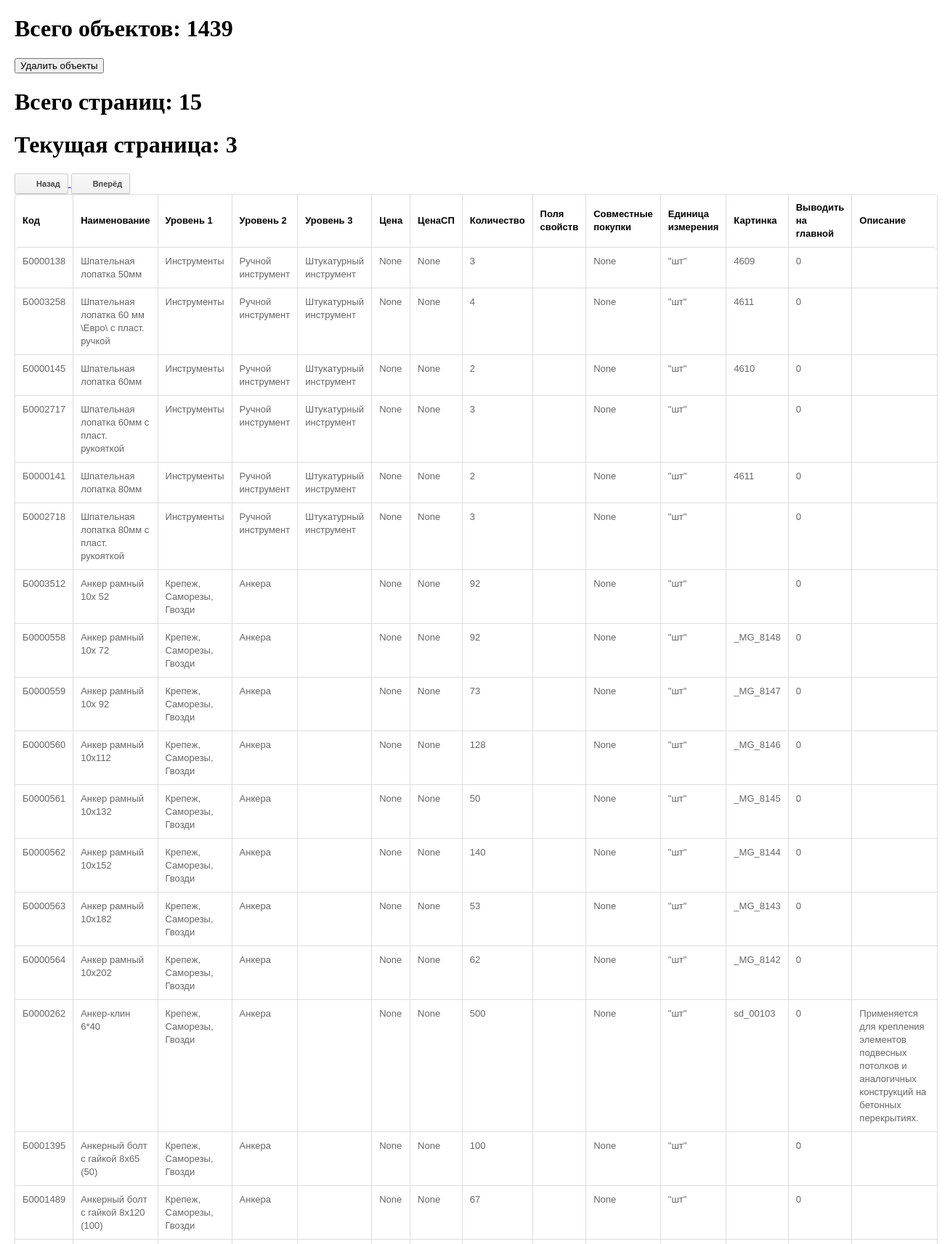
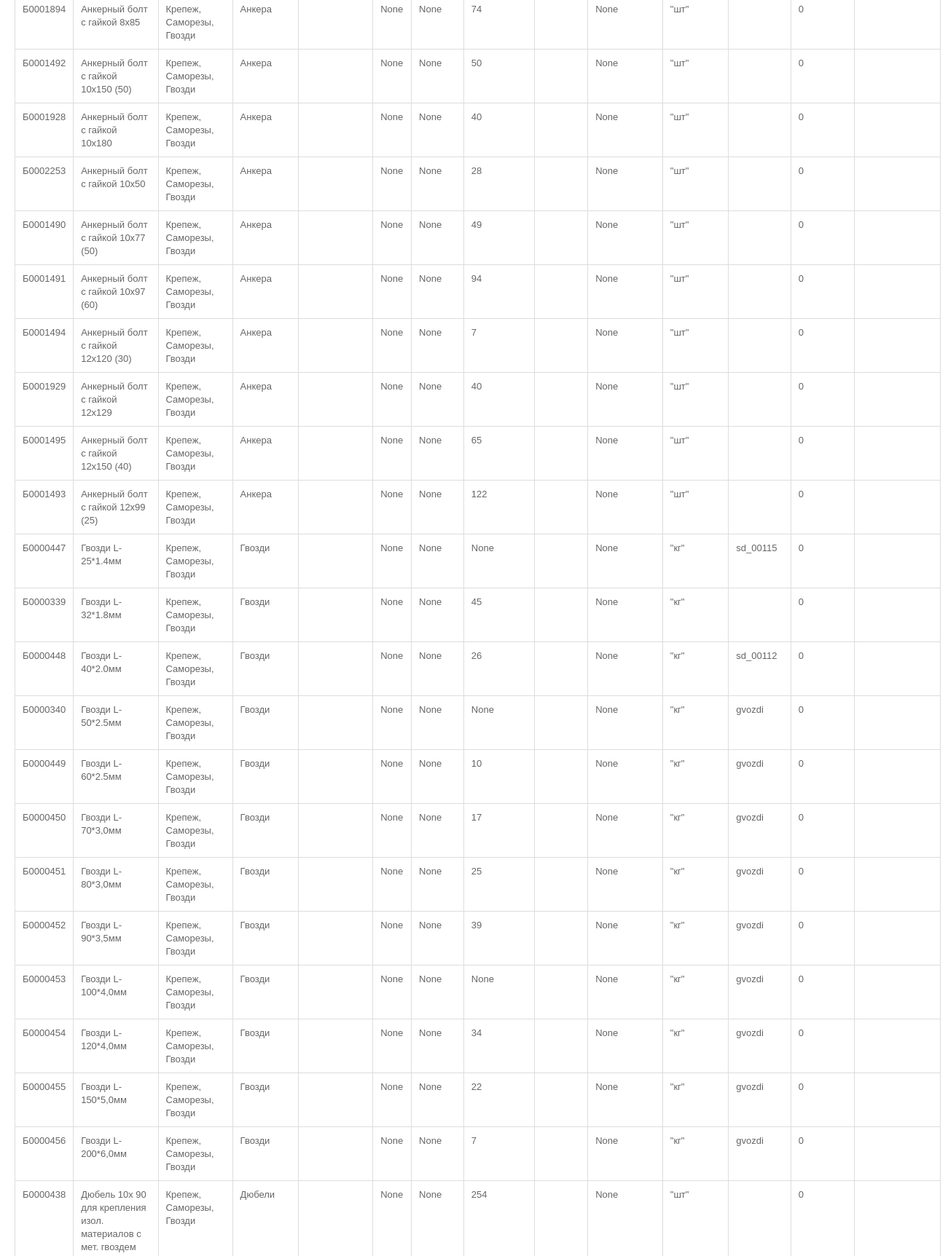
/api/objects/?page=3 (upper part), run on the app's committed database (2 pictures, top to bottom).
### service_app/models.py (models this page shows, shortened)
class CSVObject(models.Model):
    code = models.CharField(max_length=15, verbose_name='Код', blank=True)
    name = models.CharField(max_length=100, verbose_name='Наименование', blank=True)
    level_1 = models.CharField(max_length=50, verbose_name='Уровень 1', blank=True)
    level_2 = models.CharField(max_length=50, verbose_name='Уровень 2', blank=True)
    level_3 = models.CharField(max_length=50, verbose_name='Уровень 3', blank=True)
    price = models.DecimalField(max_digits=10, decimal_places=5, null=True, verbose_name='Цена')
    price_sp = models.DecimalField(max_digits=10, decimal_places=5, null=True, verbose_name='Цена СП')
    amount = models.IntegerField(null=True, verbose_name='Количество')
    fields_of_options = models.TextField(verbose_name='Поля свойств', blank=True)
    joint_purchases = models.IntegerField(null=True, verbose_name='Совместные покупки')
    unit = models.CharField(max_length=15, verbose_name='Единица измерения', blank=True)
    image = models.CharField(max_length=100, verbose_name='Картинка', blank=True)
    show_on_main_page = models.IntegerField(null=True, verbose_name='Выводить на главной', blank=True)
    description = models.TextField(verbose_name='Описание', blank=True)
    class Meta:
        verbose_name = "CSVObject"
        verbose_name_plural = "CSVObjects"

### service_app/views.py (the view, shortened to what this page needs)
class ListCSVFileView(mixins.CreateModelMixin, viewsets.ReadOnlyModelViewSet):
    queryset = CSVObject.objects.all()
    permission_classes = (permissions.AllowAny,)
    serializer_class = CSVObjectSerializer
    pagination_class = CustomPagination
    renderer_classes = [TemplateHTMLRenderer]
    template_name = 'roundedtable.html'
    def list(self, request, *args, **kwargs):
        page = self.paginate_queryset(self.queryset)
        if page is not None:
            serializer = self.get_serializer(page, many=True)
            return self.get_paginated_response(serializer.data)
        return Response({'content': CSVObjectSerializer(self.queryset, many=True).data},
                        template_name=self.template_name, status=status.HTTP_200_OK)

### service_app/views.py (called while the page is built)
    def get_paginated_response(self, data):
        return Response({
            'links': {
                'next': self.get_next_link(),
                'previous': self.get_previous_link()
            },
            'count': self.page.paginator.count,
            'content': data,
            'total_pages': self.page.paginator.num_pages,
            'page_number': self.page.number,
        })

### templates/roundedtable.html (shortened to what this page needs)
<!DOCTYPE html>
{% load static %}
<html>
<head>
    <link rel="stylesheet" href="{% static 'css/style.css' %}">
</head>
<body>
<h1>Всего объектов: {{count}}</h1>
<form action="" method="post">
    <input type="submit" value="Удалить объекты"/>
</form>
<h1>Всего страниц: {{total_pages}}</h1>
<h1>Текущая страница: {{page_number}}</h1>
{% if links.previous %}
<a type="button" href="{{links.previous}}">
    <button><i class="icon-chevron-left"></i>Назад</button>
</a>
{% endif %}
{% if links.next %}
<a type="button" href="{{links.next}}">
    <button><i class="icon-chevron-right"></i>Вперёд</button>
</a>
{% endif %}
<table>
    <thead>
    <tr>
        <th>Код</th>
        <th>Наименование</th>
        <th>Уровень 1</th>
        <th>Уровень 2</th>
        <th>Уровень 3</th>
        <th>Цена</th>
        <th>ЦенаСП</th>
        <th>Количество</th>
        <th>Поля свойств</th>
        <th>Совместные покупки</th>
        <th>Единица измерения</th>
        <th>Картинка</th>
        <th>Выводить на главной</th>
        <th>Описание</th>
    </tr>
    </thead>
    <tbody>
    {% for object in content %}
    <tr>
        <td>{{object.code}}</td>
        <td>{{object.name}}</td>
        <td>{{object.level_1}}</td>
        <td>{{object.level_2}}</td>
        <td>{{object.level_3}}</td>
        <td>{{object.price}}</td>
        <td>{{object.price_sp}}</td>
        <td>{{object.amount}}</td>
        <td>{{object.fields_of_options}}</td>
        <td>{{object.joint_purchases}}</td>
        <td>{{object.unit}}</td>
        <td>{{object.image}}</td>
        <td>{{object.show_on_main_page}}</td>
        <td>{{object.description}}</td>
    </tr>
    {% endfor %}
    </tbody>
</table>
</body>
</html>

### static/css/style.css (style rules this page uses)
body { margin: 20px; padding: 0; }
button { display: inline-block; *display: inline; padding: 3px 10px; margin-bottom: 0; *margin-left: .3em; font-size: 11px; font-weight: bold; line-height: 20px; *line-height: 20px; color: #444444; text-align: center; vertical-align: middle; cursor: pointer; background-color: #f1f1f1; *background-color: #f1f1f1; background-image: -webkit-gradient(linear, 0 0, 0 100%, from(#f8f8f8), to(#f1f1f1)); background-image: -webkit-linear-gradient(top, #f8f8f8, #f1f1f1); background-image: -o-linear-gradient(top, #f8f8f8, #f1f1f1); background-image: linear-gradient(to bottom, #f8f8f8, #f1f1f1); background-image: -moz-linear-gradient(top, #f8f8f8, #f1f1f1); background-repeat: repeat-x; border: 1px solid #cccccc; *border: 0; -webkit-border-radius: 2px; -moz-border-radius: 2px; border-radius: 2px; filter: progid:dximagetransform.microsoft.gradient(startColorstr='#f8f8f8', endColorstr='#f1f1f1', GradientType=0); *zoom: 1; -webkit-box-shadow: inset 0 1px 0 rgba(255, 255, 255, 1), 0 1px 2px rgba(0, 0, 0, 0.1); -moz-box-shadow: inset 0 1px 0 rgba(255, 255, 255, 1), 0 1px 2px rgba(0, 0, 0, 0.1); box-shadow: inset 0 1px 0 rgba(255, 255, 255, 1), 0 1px 2px rgba(0, 0, 0, 0.1); }
[class^="icon-"], [class*=" icon-"] { display: inline-block; width: 14px; height: 14px; margin-top: 1px; margin-right: 5px; *margin-right: .3em; line-height: 14px; vertical-align: text-top; background-image: url("glyphicons-halflings.png"); background-position: 14px 14px; background-repeat: no-repeat; }
table { width: 100%; margin-bottom: 18px; padding: 0; font-size: 13px; border: 1px solid #dddddd; border-spacing: 0; border-collapse: separate; -webkit-border-radius: 5px; -moz-border-radius: 5px; border-radius: 5px; color: #666666; font-family: Arial; }
table th, table td { padding: 10px 10px 9px; line-height: 18px; text-align: left; }
table th { padding-top: 9px; font-weight: bold; vertical-align: middle; color: black; }
table td { vertical-align: top; border-top: 1px solid #ddd; }
table th+th,table td+td,table th+td { border-left: 1px solid #ddd; }
table thead tr:first-child th:first-child, table tbody tr:first-child td:first-child { -webkit-border-radius: 5px 0 0 0; -moz-border-radius: 5px 0 0 0; border-radius: 5px 0 0 0; }
table thead tr:first-child th:last-child, table tbody tr:first-child td:last-child { -webkit-border-radius: 0 5px 0 0; -moz-border-radius: 0 5px 0 0; border-radius: 0 5px 0 0; }
.icon-chevron-left { background-position: -432px -72px; }
.icon-chevron-right { background-position: -456px -72px; }

### data on the page
CSVObject: code "Б0000138", name "Шпательная лопатка 50мм", level_1 "Инструменты", level_2 "Ручной инструмент", level_3 "Штукатурный инструмент", unit "\"шт\"", image "4609"
CSVObject: code "Б0003258", name "Шпательная лопатка 60 мм \\Евро\\ с пласт. ручкой", level_1 "Инструменты", level_2 "Ручной инструмент", level_3 "Штукатурный инструмент", unit "\"шт\"", image "4611"
CSVObject: code "Б0000145", name "Шпательная лопатка 60мм", level_1 "Инструменты", level_2 "Ручной инструмент", level_3 "Штукатурный инструмент", unit "\"шт\"", image "4610"
CSVObject: code "Б0002717", name "Шпательная лопатка 60мм с пласт. рукояткой", level_1 "Инструменты", level_2 "Ручной инструмент", level_3 "Штукатурный инструмент", unit "\"шт\""
CSVObject: code "Б0000141", name "Шпательная лопатка 80мм", level_1 "Инструменты", level_2 "Ручной инструмент", level_3 "Штукатурный инструмент", unit "\"шт\"", image "4611"
CSVObject: code "Б0002718", name "Шпательная лопатка 80мм с пласт. рукояткой", level_1 "Инструменты", level_2 "Ручной инструмент", level_3 "Штукатурный инструмент", unit "\"шт\""
CSVObject: code "Б0003512", name "Анкер рамный 10х 52", level_1 "Крепеж, Саморезы, Гвозди", level_2 "Анкера", unit "\"шт\""
CSVObject: code "Б0000558", name "Анкер рамный 10х 72", level_1 "Крепеж, Саморезы, Гвозди", level_2 "Анкера", unit "\"шт\"", image "_MG_8148"
CSVObject: code "Б0000559", name "Анкер рамный 10х 92", level_1 "Крепеж, Саморезы, Гвозди", level_2 "Анкера", unit "\"шт\"", image "_MG_8147"
CSVObject: code "Б0000560", name "Анкер рамный 10х112", level_1 "Крепеж, Саморезы, Гвозди", level_2 "Анкера", unit "\"шт\"", image "_MG_8146"
CSVObject: code "Б0000561", name "Анкер рамный 10х132", level_1 "Крепеж, Саморезы, Гвозди", level_2 "Анкера", unit "\"шт\"", image "_MG_8145"
CSVObject: code "Б0000562", name "Анкер рамный 10х152", level_1 "Крепеж, Саморезы, Гвозди", level_2 "Анкера", unit "\"шт\"", image "_MG_8144"
CSVObject: code "Б0000563", name "Анкер рамный 10х182", level_1 "Крепеж, Саморезы, Гвозди", level_2 "Анкера", unit "\"шт\"", image "_MG_8143"
CSVObject: code "Б0000564", name "Анкер рамный 10х202", level_1 "Крепеж, Саморезы, Гвозди", level_2 "Анкера", unit "\"шт\"", image "_MG_8142"
CSVObject: code "Б0000262", name "Анкер-клин 6*40", level_1 "Крепеж, Саморезы, Гвозди", level_2 "Анкера", unit "\"шт\"", image "sd_00103", description "Применяется для крепления элементов подвесных потолков и аналогичных конструкций на бетонных перекрытиях."
CSVObject: code "Б0001395", name "Анкерный болт с гайкой 8х65 (50)", level_1 "Крепеж, Саморезы, Гвозди", level_2 "Анкера", unit "\"шт\""
CSVObject: code "Б0001489", name "Анкерный болт с гайкой 8х120 (100)", level_1 "Крепеж, Саморезы, Гвозди", level_2 "Анкера", unit "\"шт\""
CSVObject: code "Б0001894", name "Анкерный болт с гайкой 8х85", level_1 "Крепеж, Саморезы, Гвозди", level_2 "Анкера", unit "\"шт\""
CSVObject: code "Б0001492", name "Анкерный болт с гайкой 10х150 (50)", level_1 "Крепеж, Саморезы, Гвозди", level_2 "Анкера", unit "\"шт\""
CSVObject: code "Б0001928", name "Анкерный болт с гайкой 10х180", level_1 "Крепеж, Саморезы, Гвозди", level_2 "Анкера", unit "\"шт\""
CSVObject: code "Б0002253", name "Анкерный болт с гайкой 10х50", level_1 "Крепеж, Саморезы, Гвозди", level_2 "Анкера", unit "\"шт\""
CSVObject: code "Б0001490", name "Анкерный болт с гайкой 10х77 (50)", level_1 "Крепеж, Саморезы, Гвозди", level_2 "Анкера", unit "\"шт\""
CSVObject: code "Б0001491", name "Анкерный болт с гайкой 10х97 (60)", level_1 "Крепеж, Саморезы, Гвозди", level_2 "Анкера", unit "\"шт\""
CSVObject: code "Б0001494", name "Анкерный болт с гайкой 12х120 (30)", level_1 "Крепеж, Саморезы, Гвозди", level_2 "Анкера", unit "\"шт\""
CSVObject: code "Б0001929", name "Анкерный болт с гайкой 12х129", level_1 "Крепеж, Саморезы, Гвозди", level_2 "Анкера", unit "\"шт\""
CSVObject: code "Б0001495", name "Анкерный болт с гайкой 12х150 (40)", level_1 "Крепеж, Саморезы, Гвозди", level_2 "Анкера", unit "\"шт\""
CSVObject: code "Б0001493", name "Анкерный болт с гайкой 12х99 (25)", level_1 "Крепеж, Саморезы, Гвозди", level_2 "Анкера", unit "\"шт\""
CSVObject: code "Б0000447", name "Гвозди L- 25*1.4мм", level_1 "Крепеж, Саморезы, Гвозди", level_2 "Гвозди", unit "\"кг\"", image "sd_00115"
CSVObject: code "Б0000339", name "Гвозди L- 32*1.8мм", level_1 "Крепеж, Саморезы, Гвозди", level_2 "Гвозди", unit "\"кг\""
CSVObject: code "Б0000448", name "Гвозди L- 40*2.0мм", level_1 "Крепеж, Саморезы, Гвозди", level_2 "Гвозди", unit "\"кг\"", image "sd_00112"
CSVObject: code "Б0000340", name "Гвозди L- 50*2.5мм", level_1 "Крепеж, Саморезы, Гвозди", level_2 "Гвозди", unit "\"кг\"", image "gvozdi"
CSVObject: code "Б0000449", name "Гвозди L- 60*2.5мм", level_1 "Крепеж, Саморезы, Гвозди", level_2 "Гвозди", unit "\"кг\"", image "gvozdi"
CSVObject: code "Б0000450", name "Гвозди L- 70*3,0мм", level_1 "Крепеж, Саморезы, Гвозди", level_2 "Гвозди", unit "\"кг\"", image "gvozdi"
CSVObject: code "Б0000451", name "Гвозди L- 80*3,0мм", level_1 "Крепеж, Саморезы, Гвозди", level_2 "Гвозди", unit "\"кг\"", image "gvozdi"
CSVObject: code "Б0000452", name "Гвозди L- 90*3,5мм", level_1 "Крепеж, Саморезы, Гвозди", level_2 "Гвозди", unit "\"кг\"", image "gvozdi"
CSVObject: code "Б0000453", name "Гвозди L-100*4,0мм", level_1 "Крепеж, Саморезы, Гвозди", level_2 "Гвозди", unit "\"кг\"", image "gvozdi"
CSVObject: code "Б0000454", name "Гвозди L-120*4,0мм", level_1 "Крепеж, Саморезы, Гвозди", level_2 "Гвозди", unit "\"кг\"", image "gvozdi"
CSVObject: code "Б0000455", name "Гвозди L-150*5,0мм", level_1 "Крепеж, Саморезы, Гвозди", level_2 "Гвозди", unit "\"кг\"", image "gvozdi"
CSVObject: code "Б0000456", name "Гвозди L-200*6,0мм", level_1 "Крепеж, Саморезы, Гвозди", level_2 "Гвозди", unit "\"кг\"", image "gvozdi"
CSVObject: code "Б0000438", name "Дюбель 10х 90 для крепления изол. материалов с мет. гвоздем", level_1 "Крепеж, Саморезы, Гвозди", level_2 "Дюбели", unit "\"шт\""

### other printed values
{{ count }} "1439"
{{ total_pages }} "15"
{{ page_number }} "3"
{{ object.price }} "None" "None" "None" "None" "None" "None" "None" "None" "None" "None" "None" "None" "None" "None" "None" "None" "None" "None" "None" "None" "None" "None" "None" "None" "None" "None" "None" "None" "None" "None" "None" "None" "None" "None" "None" "None" "None" "None" "None" "None"
{{ object.price_sp }} "None" "None" "None" "None" "None" "None" "None" "None" "None" "None" "None" "None" "None" "None" "None" "None" "None" "None" "None" "None" "None" "None" "None" "None" "None" "None" "None" "None" "None" "None" "None" "None" "None" "None" "None" "None" "None" "None" "None" "None"
{{ object.amount }} "3" "4" "2" "3" "2" "3" "92" "92" "73" "128" "50" "140" "53" "62" "500" "100" "67" "74" "50" "40" "28" "49" "94" "7" "40" "65" "122" "None" "45" "26" "None" "10" "17" "25" "39" "None" "34" "22" "7" "254"
{{ object.joint_purchases }} "None" "None" "None" "None" "None" "None" "None" "None" "None" "None" "None" "None" "None" "None" "None" "None" "None" "None" "None" "None" "None" "None" "None" "None" "None" "None" "None" "None" "None" "None" "None" "None" "None" "None" "None" "None" "None" "None" "None" "None"
{{ object.show_on_main_page }} "0" "0" "0" "0" "0" "0" "0" "0" "0" "0" "0" "0" "0" "0" "0" "0" "0" "0" "0" "0" "0" "0" "0" "0" "0" "0" "0" "0" "0" "0" "0" "0" "0" "0" "0" "0" "0" "0" "0" "0"
